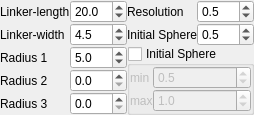
<?xml version="1.0" encoding="UTF-8"?>
<ui version="4.0">
 <class>Form</class>
 <widget class="QWidget" name="Form">
  <property name="geometry">
   <rect>
    <x>0</x>
    <y>0</y>
    <width>223</width>
    <height>100</height>
   </rect>
  </property>
  <property name="windowTitle">
   <string>Form</string>
  </property>
  <layout class="QGridLayout" name="gridLayout">
   <property name="margin">
    <number>0</number>
   </property>
   <property name="spacing">
    <number>0</number>
   </property>
   <item row="0" column="0">
    <widget class="QLabel" name="label">
     <property name="text">
      <string>Linker-length</string>
     </property>
    </widget>
   </item>
   <item row="0" column="2">
    <widget class="QDoubleSpinBox" name="doubleSpinBox">
     <property name="decimals">
      <number>1</number>
     </property>
     <property name="maximum">
      <double>999.000000000000000</double>
     </property>
     <property name="value">
      <double>20.000000000000000</double>
     </property>
    </widget>
   </item>
   <item row="0" column="6">
    <widget class="QDoubleSpinBox" name="doubleSpinBox_6">
     <property name="decimals">
      <number>1</number>
     </property>
     <property name="minimum">
      <double>0.100000000000000</double>
     </property>
     <property name="maximum">
      <double>1.000000000000000</double>
     </property>
     <property name="singleStep">
      <double>0.100000000000000</double>
     </property>
     <property name="value">
      <double>0.500000000000000</double>
     </property>
    </widget>
   </item>
   <item row="1" column="0">
    <widget class="QLabel" name="label_2">
     <property name="text">
      <string>Linker-width</string>
     </property>
    </widget>
   </item>
   <item row="1" column="2">
    <widget class="QDoubleSpinBox" name="doubleSpinBox_2">
     <property name="decimals">
      <number>1</number>
     </property>
     <property name="singleStep">
      <double>0.100000000000000</double>
     </property>
     <property name="value">
      <double>4.500000000000000</double>
     </property>
    </widget>
   </item>
   <item row="1" column="6">
    <widget class="QDoubleSpinBox" name="doubleSpinBox_7">
     <property name="decimals">
      <number>1</number>
     </property>
     <property name="singleStep">
      <double>0.100000000000000</double>
     </property>
     <property name="value">
      <double>0.500000000000000</double>
     </property>
    </widget>
   </item>
   <item row="0" column="5">
    <widget class="QLabel" name="label_6">
     <property name="text">
      <string>Resolution</string>
     </property>
    </widget>
   </item>
   <item row="1" column="5">
    <widget class="QLabel" name="label_7">
     <property name="text">
      <string>Initial Sphere</string>
     </property>
    </widget>
   </item>
   <item row="2" column="2">
    <widget class="QDoubleSpinBox" name="doubleSpinBox_3">
     <property name="decimals">
      <number>1</number>
     </property>
     <property name="value">
      <double>5.000000000000000</double>
     </property>
    </widget>
   </item>
   <item row="2" column="0">
    <widget class="QLabel" name="label_3">
     <property name="text">
      <string>Radius 1</string>
     </property>
    </widget>
   </item>
   <item row="3" column="0">
    <widget class="QLabel" name="label_4">
     <property name="text">
      <string>Radius 2</string>
     </property>
    </widget>
   </item>
   <item row="3" column="2">
    <widget class="QDoubleSpinBox" name="doubleSpinBox_4">
     <property name="decimals">
      <number>1</number>
     </property>
     <property name="singleStep">
      <double>0.100000000000000</double>
     </property>
    </widget>
   </item>
   <item row="4" column="2">
    <widget class="QDoubleSpinBox" name="doubleSpinBox_5">
     <property name="decimals">
      <number>1</number>
     </property>
     <property name="singleStep">
      <double>0.100000000000000</double>
     </property>
    </widget>
   </item>
   <item row="4" column="0">
    <widget class="QLabel" name="label_5">
     <property name="text">
      <string>Radius 3</string>
     </property>
    </widget>
   </item>
   <item row="2" column="5" rowspan="3" colspan="2">
    <widget class="QGroupBox" name="groupBox">
     <property name="title">
      <string>Initial Sphere</string>
     </property>
     <property name="checkable">
      <bool>true</bool>
     </property>
     <property name="checked">
      <bool>false</bool>
     </property>
     <layout class="QGridLayout" name="gridLayout_2">
      <property name="margin">
       <number>0</number>
      </property>
      <property name="spacing">
       <number>0</number>
      </property>
      <item row="0" column="0">
       <widget class="QLabel" name="label_9">
        <property name="sizePolicy">
         <sizepolicy hsizetype="Fixed" vsizetype="Preferred">
          <horstretch>0</horstretch>
          <verstretch>0</verstretch>
         </sizepolicy>
        </property>
        <property name="text">
         <string>min</string>
        </property>
       </widget>
      </item>
      <item row="0" column="1">
       <widget class="QDoubleSpinBox" name="doubleSpinBox_8">
        <property name="decimals">
         <number>1</number>
        </property>
        <property name="singleStep">
         <double>0.100000000000000</double>
        </property>
        <property name="value">
         <double>0.500000000000000</double>
        </property>
       </widget>
      </item>
      <item row="1" column="0">
       <widget class="QLabel" name="label_8">
        <property name="text">
         <string>max</string>
        </property>
       </widget>
      </item>
      <item row="1" column="1">
       <widget class="QDoubleSpinBox" name="doubleSpinBox_9">
        <property name="decimals">
         <number>1</number>
        </property>
        <property name="singleStep">
         <double>0.100000000000000</double>
        </property>
        <property name="value">
         <double>1.000000000000000</double>
        </property>
       </widget>
      </item>
     </layout>
    </widget>
   </item>
  </layout>
 </widget>
 <resources/>
 <connections/>
</ui>
